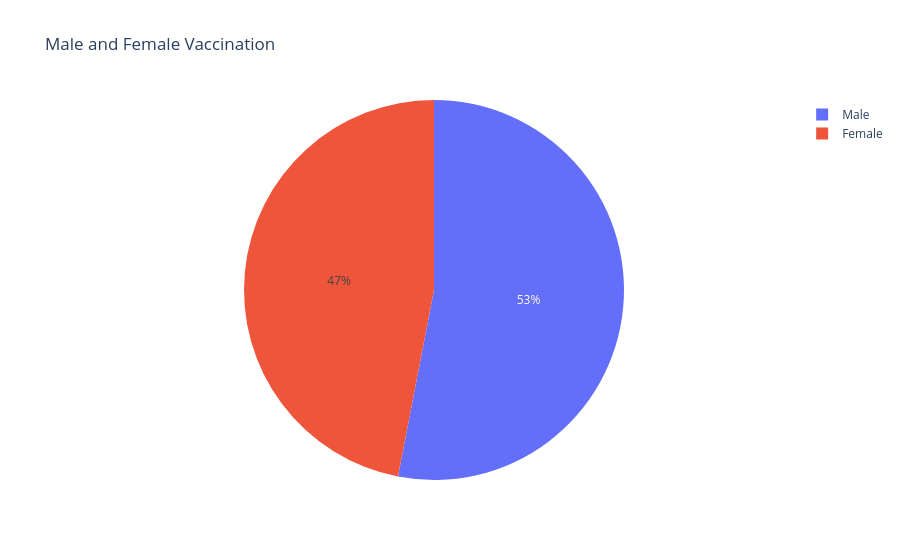

Source (notebook cell):
### Markdown cell above
## MAle vs Female vaccination

### Code cell
male = vaccination['Male(Individuals Vaccinated)'].sum()
female = vaccination['Female(Individuals Vaccinated)'].sum()
px.pie(names=['Male', 'Female'], values=[male, female], title = 'Male and Female Vaccination')

### Figure 1 — Plotly figure (JSON) as saved in the notebook; plotly's stock layout.template omitted (floating-point values rounded to 4 significant figures)
{"data": [{"domain": {"x": [0, 1], "y": [0, 1]}, "hovertemplate": "label=%{label}<br>value=%{value}<extra></extra>", "labels": ["Male", "Female"], "legendgroup": "", "name": "", "showlegend": true, "type": "pie", "values": [7139000000.0, 6322000000.0]}], "layout": {"legend": {"tracegroupgap": 0}, "title": {"text": "Male and Female Vaccination"}}}
